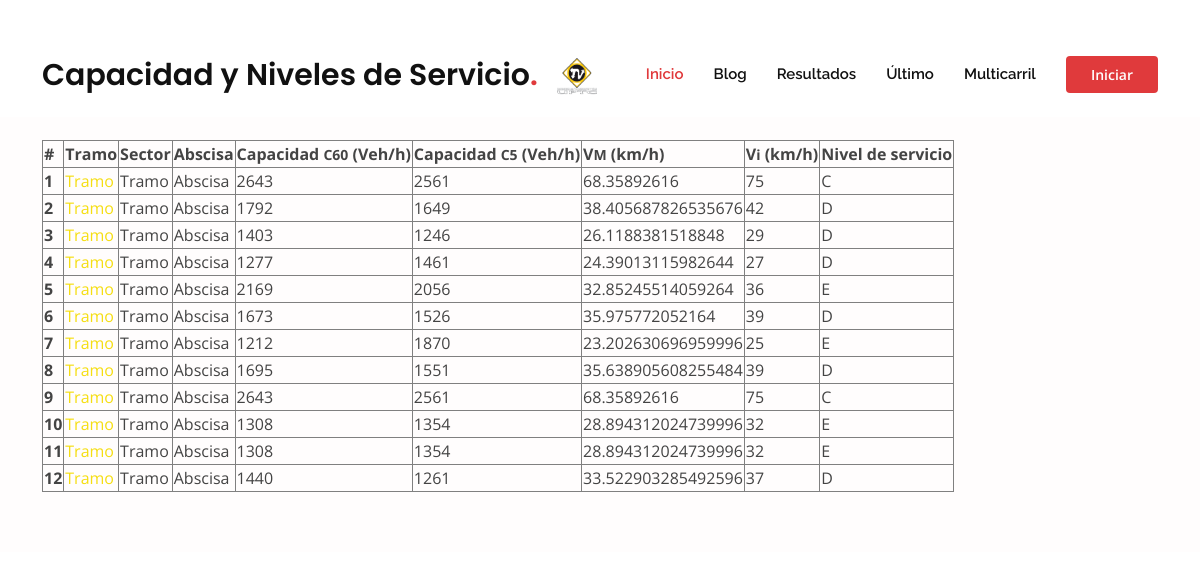
Page /resultados on the earlier database version.
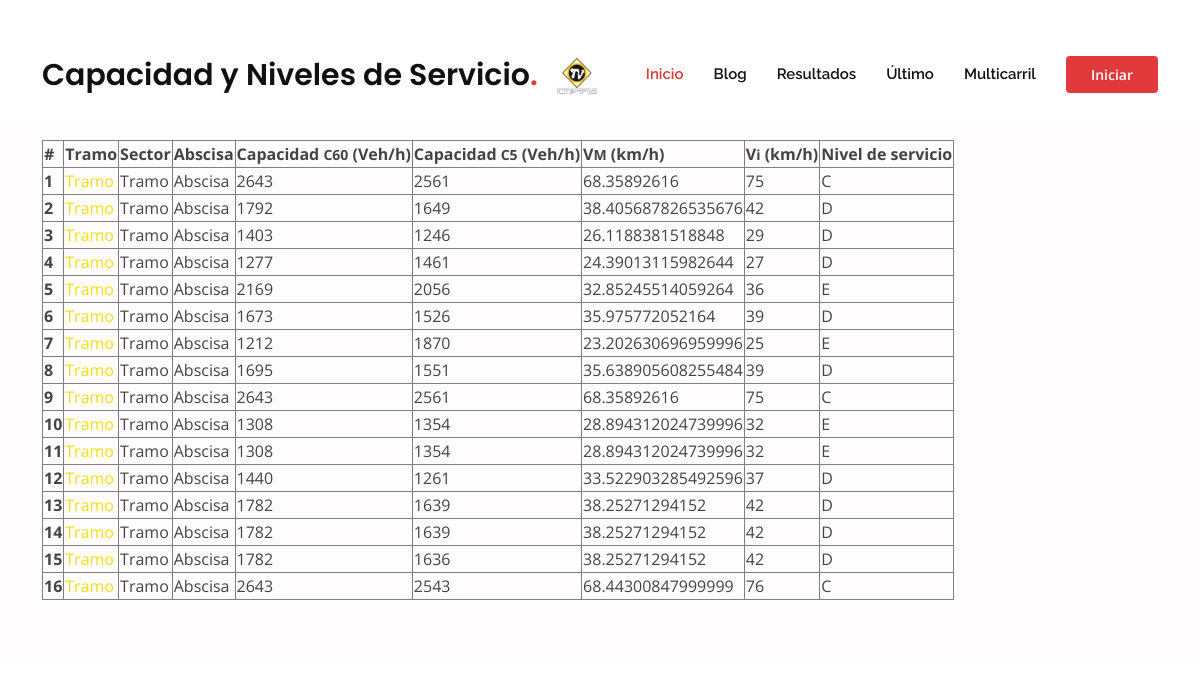
Same page on the later database version.
### main.py (models this page shows)
class Resultado(db.Model):
    id = db.Column(db.Integer, primary_key=True)
    Fpe = db.Column(db.Float, nullable=False)
    Fd = db.Column(db.Float, nullable=False)
    Fcb = db.Column(db.Float, nullable=False)
    Ec = db.Column(db.Float, nullable=False)
    Fp = db.Column(db.Float, nullable=False)
    cap_60 = db.Column(db.Integer, nullable=False)
    cap_5 = db.Column(db.Integer, nullable=False)
    FHP = db.Column(db.Float, nullable=False)
    v1 = db.Column(db.Float, nullable=False)
    Fu = db.Column(db.Float, nullable=False)
    Fcb1 = db.Column(db.Float, nullable=False)
    v2 = db.Column(db.Float, nullable=False)
    Ec_vel = db.Column(db.Float, nullable=False)
    Fp_vel = db.Column(db.Float, nullable=False)
    Ft = db.Column(db.Float, nullable=False)
    vM = db.Column(db.Float, nullable=False)
    Vi = db.Column(db.Integer, nullable=False)
    Final = db.Column(db.Integer, nullable=False)

### main.py (the view)
@app.route("/resultados",methods=["GET","POST"])
def resultados():
    all_records = db.session.query(Resultado).all()
    return render_template('data.html', datos=all_records)

### templates/data.html (shortened to what this page needs)
<!DOCTYPE html>
<html lang="en">
<head>
  <link href="../static/assets/vendor/aos/aos.css" rel="stylesheet">
  <link href="../static/assets/vendor/bootstrap/css/bootstrap.min.css" rel="stylesheet">
  <link href="../static/assets/vendor/bootstrap-icons/bootstrap-icons.css" rel="stylesheet">
  <link href="../static/assets/vendor/boxicons/css/boxicons.min.css" rel="stylesheet">
  <link href="../static/assets/vendor/glightbox/css/glightbox.min.css" rel="stylesheet">
  <link href="../static/assets/vendor/remixicon/remixicon.css" rel="stylesheet">
  <link href="../static/assets/vendor/swiper/swiper-bundle.min.css" rel="stylesheet">
  <link href="../static/assets/css/style.css" rel="stylesheet">
</head>
<body>
  {% import "bootstrap/wtf.html" as wtf %}
  <header id="header" class="fixed-top d-flex align-items-center">
    <div class="container d-flex align-items-center">
      <h1 class="logo me-auto"><a href="{{url_for('home')}}">Capacidad y Niveles de Servicio<span>.</span></a></h1>
      <a href="{{url_for('home')}}" class="logo me-auto"><img src="../static/assets/img/logo.png" alt=""></a>
      <nav id="navbar" class="navbar order-last order-lg-0">
        <ul>
          <li><a class="nav-link scrollto active" href="{{url_for('home')}}">Inicio</a></li>
          <li><a class="nav-link scrollto" href="{{url_for('blog')}}">Blog</a></li>
          <li><a class="nav-link scrollto " href="{{url_for('resultados')}}">Resultados</a></li>
          <li><a href="{{url_for('resultado')}}">Último</a></li>
          <li><a class="nav-link scrollto" href="{{url_for('multicarril')}}">Multicarril</a></li>
        </ul>
      </nav>
      <a href="#about" class="get-started-btn scrollto">Iniciar</a>
    </div>
  </header>
    <br>
    <br>
    <section class="inner-page" style="background-color:rgb(255, 253, 253)">
      <div class="container">
        <table class="table-responsive table-bordered">
          <thead>
            <tr>
              <th scope="col">#</th>
              <th scope="col">Tramo</th>
              <th scope="col">Sector</th>
              <th scope="col">Abscisa</th>
              <th scope="col">Capacidad <small>C60</small> (Veh/h)</th>
              <th scope="col">Capacidad <small>C5</small> (Veh/h)</th>
              <th scope="col">V<small>M</small> (km/h)</th>
              <th scope="col">V<small>i</small> (km/h)</th>
              <th scope="col">Nivel de servicio</th>
            </tr>
          </thead>
          <tbody>
            {% for dato in datos %}
              <tr>
                <th scope="row">{{dato.id}}</th>
                <td><a href="{{ url_for('registro', index=dato.id) }}">Tramo</a></td>
                <td>Tramo</td>
                <td>Abscisa</td>
                <td>{{dato.cap_60}}</td>
                <td>{{dato.cap_5}}</td>
                <td>{{dato.vM}}</td>
                <td>{{dato.Vi}}</td>
                <td>{{dato.Final}}</td>
              </tr>
            {% endfor %}
          </tbody>
        </table>
      </div>
    </section>
</body>
</html>

### static/assets/css/style.css (style rules this page uses)
body { font-family: "Open Sans", sans-serif; color: #444444; }
a { color: #f5de12; text-decoration: none; }
h1, h2, h3, h4, h5, h6 { font-family: "Raleway", sans-serif; }
#header { background: #fff; transition: all 0.5s; z-index: 997; padding: 20px 0; }
#header .logo { font-size: 30px; margin: 0; padding: 0; font-weight: 600; font-family: "Poppins", sans-serif; }
#header .logo a { color: #111111; }
#header .logo a span { color: #e03a3c; }
#header .logo img { max-height: 40px; }
.get-started-btn { margin-left: 30px; background: #e03a3c; color: #fff; border-radius: 4px; padding: 8px 25px; white-space: nowrap; transition: 0.3s; font-size: 14px; font-weight: 600; display: inline-block; }
.navbar { padding: 0; }
.navbar ul { margin: 0; padding: 0; display: flex; list-style: none; align-items: center; }
.navbar li { position: relative; }
.navbar a, .navbar a:focus { display: flex; align-items: center; justify-content: space-between; padding: 10px 0 10px 30px; font-family: "Raleway", sans-serif; font-size: 15px; font-weight: 600; color: #111111; white-space: nowrap; transition: 0.3s; }
.navbar a:hover, .navbar .active, .navbar .active:focus, .navbar li:hover>a { color: #e03a3c; }
section { padding: 60px 0; overflow: hidden; position: relative; }
.container { margin-top: 2rem; }

Differences in the rows shown:
added Resultado: id "13", cap_60 "1782", cap_5 "1639", vM "38.25271294152", Vi "42", Final "D"
added Resultado: id "14", cap_60 "1782", cap_5 "1639", vM "38.25271294152", Vi "42", Final "D"
added Resultado: id "15", cap_60 "1782", cap_5 "1636", vM "38.25271294152", Vi "42", Final "D"
added Resultado: id "16", cap_60 "2643", cap_5 "2543", vM "68.44300847999999", Vi "76", Final "C"
